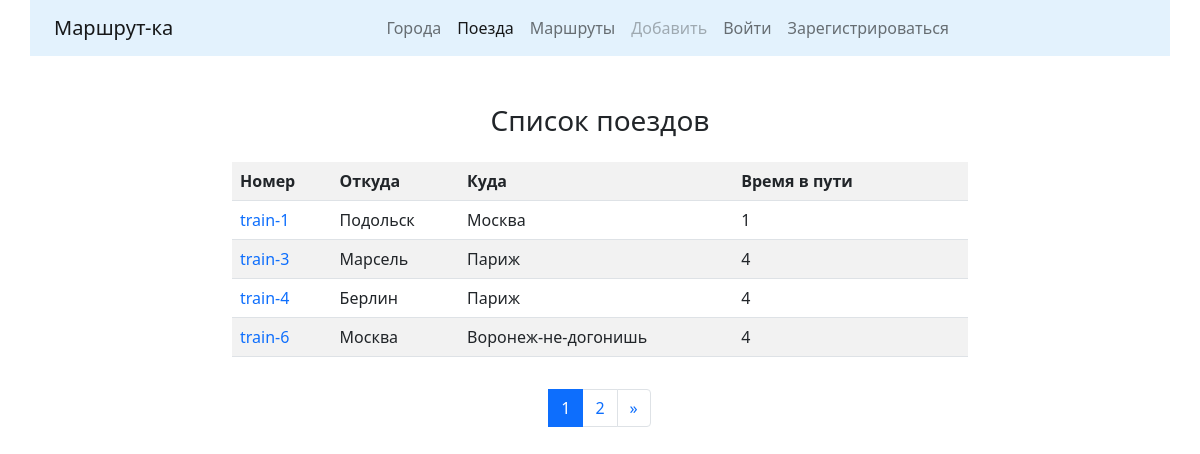
The page /trains/ on the database as committed earlier.
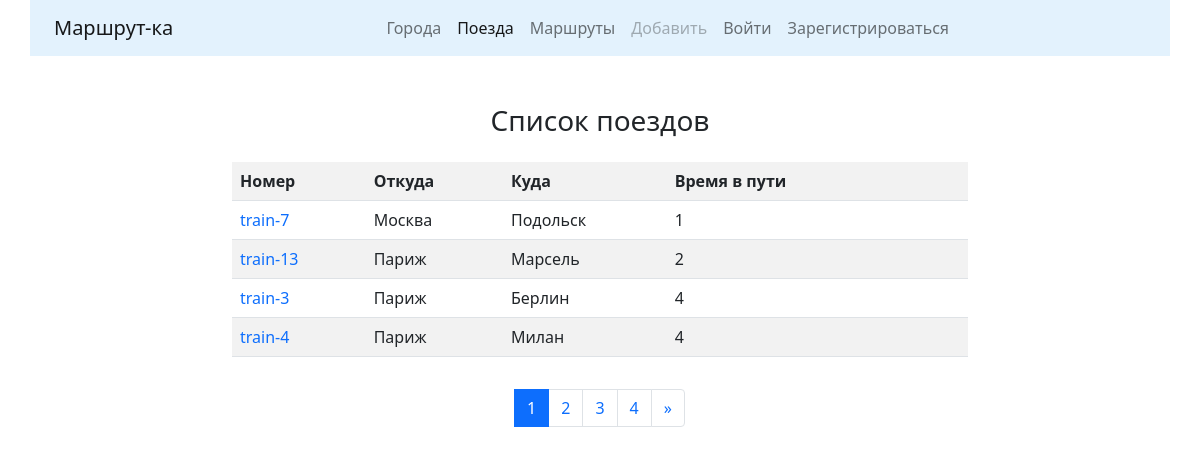
The same page on the database as committed later.
### trains/models.py (models this page shows, shortened)
class Train(models.Model):
    name = models.CharField(max_length=50, unique=True, verbose_name="Номер поезда")
    travel_time = models.PositiveSmallIntegerField(verbose_name="Время в пути")
    departure_city = models.ForeignKey(City, on_delete=models.CASCADE,  # CASCADE - Приудалении данных в одной таблице удаляются и связанные данные в др. таблицах
                                       related_name="departure_city_set",  # Указание имени для набора (множества) экземпляров класса Train
                                       verbose_name="Город отправления"
                                       )
    destination_city = models.ForeignKey("cities.City", on_delete=models.CASCADE,  # К модели City можно обратиться не только импортировав такую модель,
                                         related_name="destination_city_set",  # from .. import City, но и указав напрямую название приложения и имя модели
                                         verbose_name="Город назначения"
                                         )
    class Meta:
        verbose_name = "Поезд"
        verbose_name_plural = "Поезда"
        ordering = ["travel_time"]

### cities/models.py (models this page shows, shortened)
class City(models.Model):
    name = models.CharField(max_length=128, unique=True, verbose_name="Город",)
    def __str__(self):
        return self.name
    class Meta:
        verbose_name = "Город"
        verbose_name_plural = "Города"
        ordering = ["name"]  # Сортировка объектов таблицы по имени

### trains/views.py (the view)
# urls.py: path('', TrainListView.as_view(), name="trains"),
class TrainListView(ListView):
    paginate_by = 4
    model = Train
    template_name = "trains/trains.html"

### trains/templates/trains/trains.html (shortened to what this page needs)
{% extends 'main/base.html' %}
{% block content %}
    <h3 align="center">Список поездов</h3>
    <div class="row">
        <div class="col-md-8 mx-auto my-3">
            <table class="table table-striped">
                <tr>
                    <th>Номер</th>
                    <th>Откуда</th>
                    <th>Куда</th>
                    <th>Время в пути</th>
                    <th>&nbsp;</th>
                    <th>&nbsp;</th>
                </tr>
                {% for object in page_obj %}
                    <tr>
                        <td><a href="{% url 'trains:detail' pk=object.id %}" style="text-decoration:none">{{object.name}}</a></td>
                        <td>{{object.departure_city}}</td>
                        <td>{{object.destination_city}}</td>
                        <td>{{object.travel_time}}</td>
                        {% if user.is_authenticated %}
                            <td><a href="{% url 'trains:update' pk=object.id %}">
                                <button type="submit" class="btn btn-outline-primary">Редактировать</button></a>
                            </td>
                            <td><a href="{% url 'trains:delete' pk=object.id %}">
                                <button type="submit" class="btn btn-outline-danger">Удалить</button></a>
                            </td>
                        {% else %}
                            <td>&nbsp;</td>
                            <td>&nbsp;</td>
                        {% endif %}
                    </tr>
                {% endfor %}
            </table>
        </div>
    </div>
    {% include 'main/pagination.html' %}
{% endblock %}

Rows that differ between the two databases and show on the page:
no longer on this page (row edited): Train: name "train-1", departure_city "Подольск", destination_city "Москва", travel_time "1"
no longer on this page (row edited): Train: name "train-6", departure_city "Москва", destination_city "Воронеж-не-догонишь", travel_time "4"
added Train: name "train-7", departure_city "Москва", destination_city "Подольск", travel_time "1"
added Train: name "train-13", departure_city "Париж", destination_city "Марсель", travel_time "2"
changed Train "train-3": departure_city "Марсель" → "Париж"; destination_city "Париж" → "Берлин"
changed Train "train-4": departure_city "Берлин" → "Париж"; destination_city "Париж" → "Милан"
Other text that changed with them:
new list line: "3"
new list line: "4"
